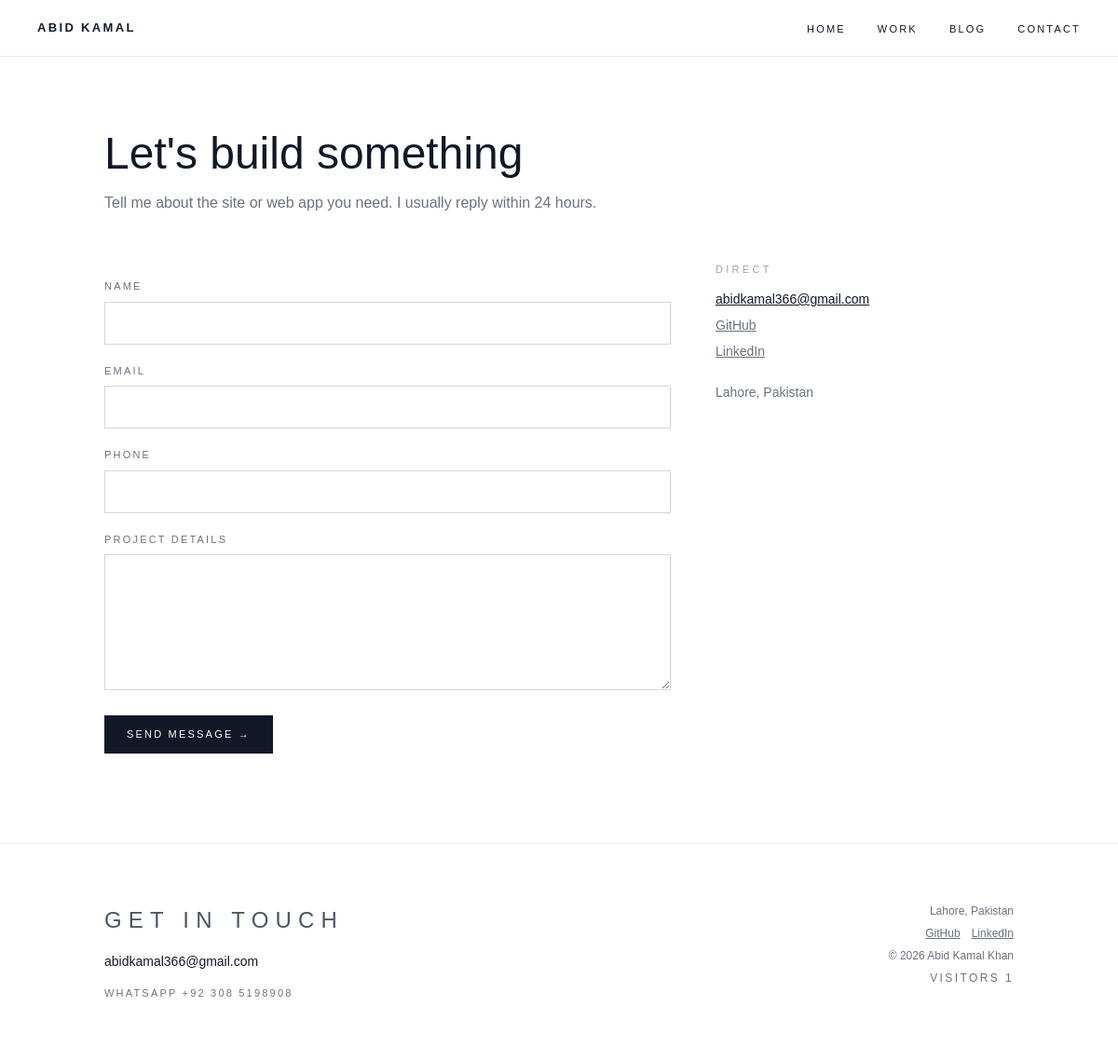
Page /contact/ on the earlier database version.
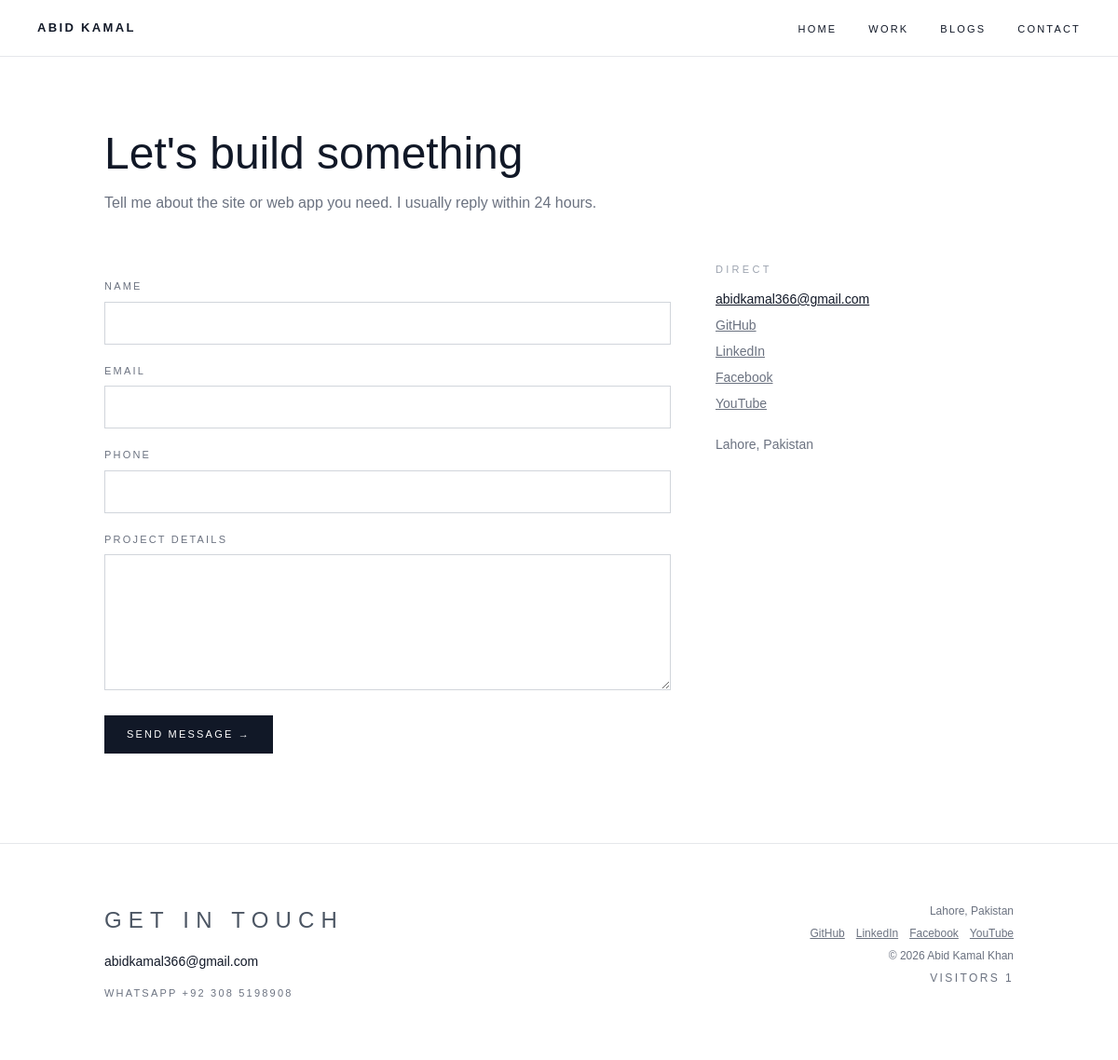
Same page on the later database version.
### core/models.py (models this page shows, shortened)
class HeaderNav(models.Model):
    title = models.CharField(max_length=50)
    url = models.CharField(max_length=200)
    order = models.IntegerField(default=0)
    is_active = models.BooleanField(default=True)
    class Meta:
        ordering = ['order']

class Profile(models.Model):
    name = models.CharField(max_length=100)
    role = models.CharField(max_length=150, default="Python & Django Web Developer")
    location = models.CharField(max_length=100, default="Lahore, Pakistan")
    email = models.EmailField()
    whatsapp = models.CharField(
        max_length=30,
        blank=True,
        help_text="Shown in the footer with a WhatsApp link, e.g. +92 308 5198908",
    )
    bio = models.TextField(help_text="2-3 short paragraphs. Plain text.")
    avatar = models.ImageField(upload_to='profile/', blank=True, null=True)
    github = models.URLField(blank=True)
    linkedin = models.URLField(blank=True)
    facebook = models.URLField(blank=True)
    youtube = models.URLField(blank=True)
    instagram = models.URLField(blank=True)
    is_active = models.BooleanField(default=True)
    class Meta:
        verbose_name = "Profile"
        verbose_name_plural = "Profile"
    @property
    def whatsapp_link(self):
        number = ''.join(ch for ch in self.whatsapp if ch.isdigit())
        return f"https://wa.me/{number}" if number else ''

### core/views.py (the view, shortened to what this page needs)
# urls.py: path('contact/', views.contact, name='contact'),
def contact(request):
    return render(request, 'core/contact.html', {'sent': False})

### core/context_processors.py (called while the page is built)
def profile(request):
    try:
        prof = Profile.objects.filter(is_active=True).last()
    except (OperationalError, ProgrammingError):
        prof = None
    return {
        'profile': prof,
        'nav_name': prof.name.upper() if prof else 'PORTFOLIO',
    }

def hit_count(request):
    try:
        total = HitCount.objects.filter(path='total').values_list('count', flat=True).first() or 0
    except (OperationalError, ProgrammingError):
        total = 0
    return {'hit_count': total}

def header_navs(request):
    navs = HeaderNav.objects.filter(is_active=True).order_by('order')
    return {'header_navs': navs}

### core/templates/core/contact.html (shortened to what this page needs)
{% extends "core/base.html" %}
{% block content %}
<section aria-labelledby="contact-title" class="max-w-5xl mx-auto px-4 sm:px-6 pt-12 sm:pt-20 pb-20 sm:pb-24">
  <h1 id="contact-title" class="text-3xl sm:text-4xl md:text-5xl font-light" data-reveal>Let's build something</h1>
  <p class="mt-4 max-w-xl text-gray-500 leading-relaxed" data-reveal style="--d: 90ms">
    Tell me about the site or web app you need. I usually reply within 24 hours.
  </p>
  <div class="mt-10 sm:mt-12 grid gap-10 md:gap-12 md:grid-cols-[1fr_320px]">
    <form method="post" action="{% url 'contact' %}" class="space-y-5" data-reveal style="--d: 160ms">
      <div>
        <label for="name" class="block text-[11px] tracking-[0.2em] text-gray-500 mb-2">NAME</label>
        <input id="name" name="name" type="text" required autocomplete="name"
          class="w-full border border-gray-300 px-3 py-3 text-base sm:text-sm focus:outline-none focus:border-gray-900">
      </div>
      <div>
        <label for="email" class="block text-[11px] tracking-[0.2em] text-gray-500 mb-2">EMAIL</label>
        <input id="email" name="email" type="email" required autocomplete="email"
          class="w-full border border-gray-300 px-3 py-3 text-base sm:text-sm focus:outline-none focus:border-gray-900">
      </div>
      <div>
        <label for="phone" class="block text-[11px] tracking-[0.2em] text-gray-500 mb-2">PHONE</label>
        <input id="phone" name="phone" type="tel" autocomplete="tel" inputmode="tel"
          class="w-full border border-gray-300 px-3 py-3 text-base sm:text-sm focus:outline-none focus:border-gray-900">
      </div>
      <div>
        <label for="message" class="block text-[11px] tracking-[0.2em] text-gray-500 mb-2">PROJECT DETAILS</label>
        <textarea id="message" name="message" rows="6" required
          class="w-full border border-gray-300 px-3 py-3 text-base sm:text-sm focus:outline-none focus:border-gray-900"></textarea>
      </div>
      <button type="submit"
        class="w-full sm:w-auto bg-gray-900 text-white text-[11px] tracking-[0.2em] px-6 py-4 sm:py-3 arrow-move">
        SEND MESSAGE <span>→</span>
      </button>
    </form>
    <aside class="text-sm text-gray-500" data-reveal style="--d: 220ms">
      <h2 class="text-[11px] tracking-[0.3em] text-gray-400">DIRECT</h2>
      {% if profile %}
      <a href="mailto:{{ profile.email }}" class="mt-3 block text-gray-900 underline break-all">{{ profile.email }}</a>
      {% if profile.github %}
      <a href="{{ profile.github }}" rel="noopener" class="mt-2 block underline">GitHub</a>
      {% endif %}
      {% if profile.linkedin %}
      <a href="{{ profile.linkedin }}" rel="noopener" class="mt-2 block underline">LinkedIn</a>
      {% endif %}
      {% if profile.facebook %}
      <a href="{{ profile.facebook }}" rel="noopener" class="mt-2 block underline">Facebook</a>
      {% endif %}
      {% if profile.youtube %}
      <a href="{{ profile.youtube }}" rel="noopener" class="mt-2 block underline">YouTube</a>
      {% endif %}
      {% else %}
      <p class="mt-3">Add your email in /admin/ → Profile.</p>
      {% endif %}
      <p class="mt-6">{{ profile.location|default:"Lahore, Pakistan" }}</p>
    </aside>
  </div>
</section>
{% endblock %}

### core/templates/core/base.html (shortened to what this page needs)
{% load static %}
<!DOCTYPE html>
<html lang="en">
<head>
  <script src="https://cdn.tailwindcss.com"></script>
  <link rel="stylesheet" href="{% static 'css/navbar.css' %}">
</head>
<body class="bg-white text-gray-900 page-enter">
  <header class="border-b border-gray-200">
    <a class="logo" href="{% url 'home' %}" aria-label="{{ profile.name|default:'Abid Kamal' }} — home">Abid Kamal</a>
    <nav id="primary-nav" class="primary-nav">
      <ul>
        {% for nav in header_navs %}
        <li><a href="{{ nav.url }}">{{ nav.title }}</a></li>
        {% endfor %}
      </ul>
    </nav>
  </header>
  <main>
    {% block content %}{% endblock %}
  </main>
  <footer class="border-t border-gray-200">
    <div
      class="max-w-5xl mx-auto px-4 sm:px-6 py-12 sm:py-16 flex flex-col md:flex-row md:justify-between gap-8 md:gap-6">
      <div class="min-w-0">
        <h2 class="text-[24px] tracking-[0.3em] text-gray-600">GET IN TOUCH</h2>
        {% if profile %}
        <a href="mailto:{{ profile.email }}" class="mt-3 inline-block text-base sm:text-xl font-light break-all">
          {{ profile.email }}
        </a>
        {% if profile.whatsapp %}
        <a href="{{ profile.whatsapp_link }}" rel="noopener" target="_blank"
          class="mt-3 block text-[11px] tracking-[0.2em] text-gray-500 link-underline">
          WHATSAPP {{ profile.whatsapp }}
        </a>
        {% endif %}
        {% else %}
        <p class="mt-3 text-sm text-gray-400">Add your profile in /admin/</p>
        {% endif %}
      </div>
      <div class="text-xs text-gray-500 md:text-right space-y-2">
        <p>{{ profile.location|default:"Lahore, Pakistan" }}</p>
        <p class="flex gap-3 md:justify-end">
          {% if profile and profile.github %}<a href="{{ profile.github }}" rel="noopener"
            class="underline">GitHub</a>{% endif %}
          {% if profile and profile.linkedin %}<a href="{{ profile.linkedin }}" rel="noopener"
            class="underline">LinkedIn</a>{% endif %}
          {% if profile and profile.facebook %}<a href="{{ profile.facebook }}" rel="noopener"
            class="underline">Facebook</a>{% endif %}
          {% if profile and profile.youtube %}<a href="{{ profile.youtube }}" rel="noopener"
            class="underline">YouTube</a>{% endif %}
        </p>
        <p>© {% now "Y" %} {{ profile.name|default:"Portfolio" }}</p>
        <p class="tracking-[0.2em]">VISITORS {{ hit_count }}</p>
      </div>
    </div>
  </footer>
</body>
</html>

### core/static/css/navbar.css (style rules this page uses)
header { position:sticky;top:0;z-index:50;display:flex;align-items:center;justify-content:space-between;gap:16px;padding:16px 20px;background:#fff }
.logo { display:inline-block;font-size:13px;font-weight:700;letter-spacing:.18em;text-transform:uppercase;white-space:nowrap;text-decoration:none;color:#111827;transition:color .3s ease,letter-spacing .3s ease }
.primary-nav ul { display:flex;flex-wrap:wrap;align-items:center;gap:30px;margin:0;padding:0;list-style:none }
.primary-nav a { font-size:11px;letter-spacing:.2em;text-transform:uppercase;text-decoration:none;color:#111827;padding-bottom:2px;border-bottom:1px solid transparent;transition:border-color .3s ease,color .3s ease }
@media (min-width:640px) { header { padding:18px 40px } }
@media (min-width:640px) { .primary-nav ul { gap:34px } }

### core/templates/core/base.html (style rules this page uses)
body { font-family: Helvetica, Arial, sans-serif; }
@media (prefers-reduced-motion: no-preference) { html { scroll-behavior: smooth; } }
@media (prefers-reduced-motion: no-preference) { .page-enter { animation: pageIn .5s ease both; } }
@media (prefers-reduced-motion: no-preference) { html.js [data-reveal] { opacity: 0; transform: translateY(26px); transition: opacity .8s cubic-bezier(.2, .6, .2, 1), transform .8s cubic-bezier(.2, .6, .2, 1); transition-delay: var(--d, 0ms); } }
@media (prefers-reduced-motion: no-preference) { html.js [data-reveal].is-visible { opacity: 1; transform: none; } }
@media (prefers-reduced-motion: no-preference) { .link-underline { position: relative; } }
@media (prefers-reduced-motion: no-preference) { .link-underline::after { content: ""; position: absolute; left: 0; bottom: -3px; width: 100%; height: 1px; background: currentColor; transform: scaleX(0); transform-origin: right; transition: transform .35s ease; } }
@media (prefers-reduced-motion: no-preference) { .arrow-move span { display: inline-block; transition: transform .3s ease; } }
@media (prefers-reduced-motion: no-preference) { .sm\:text-xl { font-size: 14px !important; } }

Differences in the rows shown:
removed HeaderNav: title "BLOG"
added HeaderNav: title "BLOGS"
Other differences:
text now shown: "Facebook YouTube Facebook YouTube"
